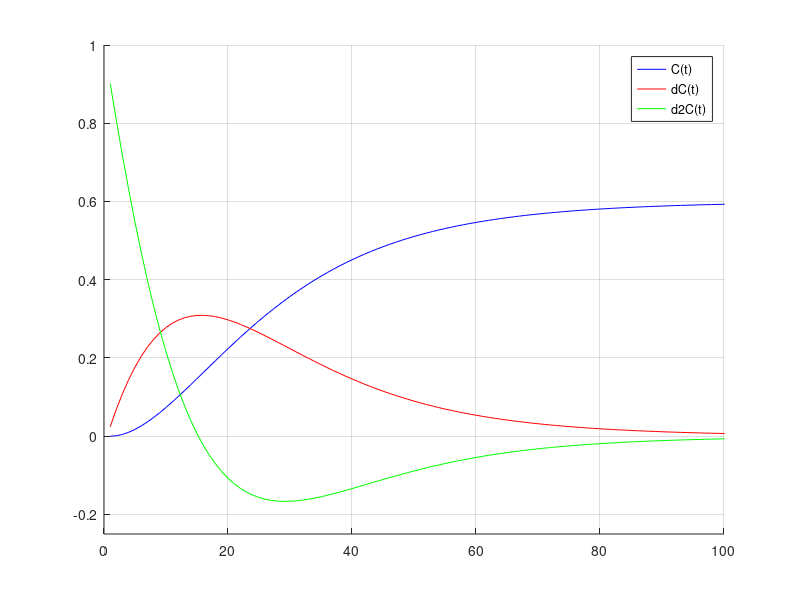
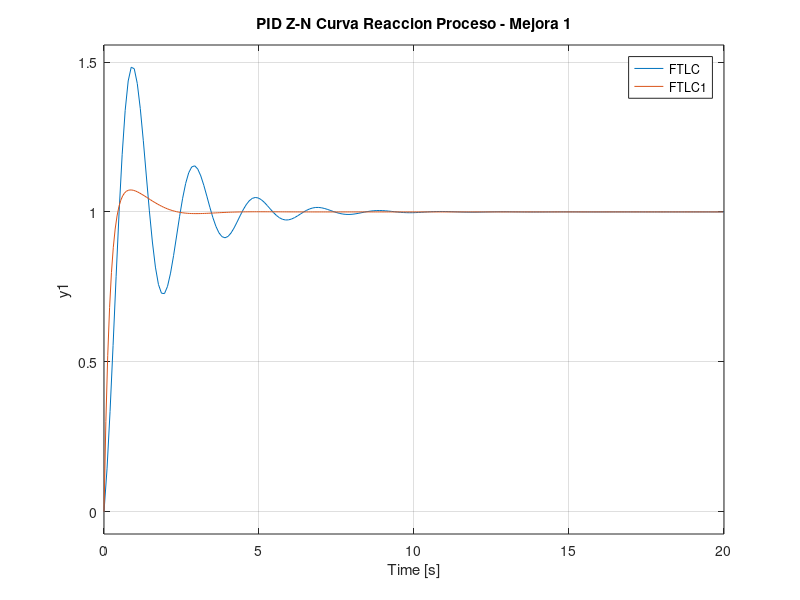

MATLAB code for these plots, in order: (Note: this script raises an error after producing the figures.)
%% Metodo 1: Curva de Reaccion del Proceso
clc

num = [1 3];
den = [1 5 9 5];
Gp = tf(num, den);

dt = 0.05;
t = 0:dt:8;
C = step(Gp,t);

%----calculando la derivada---
dC = diff(C)/dt;
d2C = diff(dC)/dt;
%-----------------------------

[m, p] = max(dC)             % m=maximo, p=posicion del máximo
tpi = t(p)                   % tpi=TiempoPuntoInflexion para la posición del máximo
Cpi= C(p)                    % valor que asume la funcion orginial en ese tiempo

figure(1)
hold on
plot(C, 'b')
plot(dC, 'r')
plot(d2C, 'g')
    legend('C(t)', 'dC(t)', 'd2C(t)')
    axis([0 100 -0.25 1])
    grid
    % cuando dC=0, hay un maximo, y es donde se da el pto de inflexion

%=========PID con: L y T===============
L = 0.2241;     % del ppt
T = 1.9410;     % del ppt
%------------------------
Kp = 1.2*T/L;
Ti = 2*L;
    Ki = Kp/Ti;
Td = 0.5*L;
    Kd = Kp*Td;
%------------------------
Gc = tf([Kd Kp Ki], [1 0])          % cambia el orden (kp.s + ki + kd.s^2)/s {simplifico}
FTLC = feedback(Gc * Gp, 1)
%======================================

%=====Mejoramos los parametros=========
Kp1 = 1.5*Kp;    % para acelerar la respuesta
Kd1 = 5*Kd ;     % ayuda a amortiguar, baja  el pico
Ki1 = Ki;        % lo dejamos como esta, porque llegamos a Ess=0
Gc1 = tf([Kd1 Kp1 Ki1], [1 0])         
FTLC1 = feedback(Gc1 * Gp, 1)
%======================================

figure(2)
step(FTLC, FTLC1)
    %FTLC --> overshoot: 48.6% | settling time: 6.13
    %FTLC --> Ess=0, porque la parte integral hace que se elimine el Ess 
    title('PID Z-N Curva Reaccion Proceso - Mejora 1');
        %FTLC1 --> se amortigua el sistema y responde mas rapido, mejora mucho
        %FTLC1 --> overshoot: 7.34% | ST: 1.84
      
%% Metodo 2: Metodo de la Ultima Ganancia

p1 = 0;
p2 = 1;
p3 = 2;
    p = [-p1 -p2 -p3];
z = ''; 
k = 1; 

[num, den] = zp2tf(z, p, k)
Gp = tf(num, den)

Kp = 1;
Gc = tf(Kp);

FTLA = Gc * Gp

figure(1)
rlocus(FTLA)
    axis([-3 2 -4 4])
    % el valor de K lo veo en el Eje Y antes de cruzar
    % el LGR cruza el eje imaginario, asi que voy a encontrar K critico

